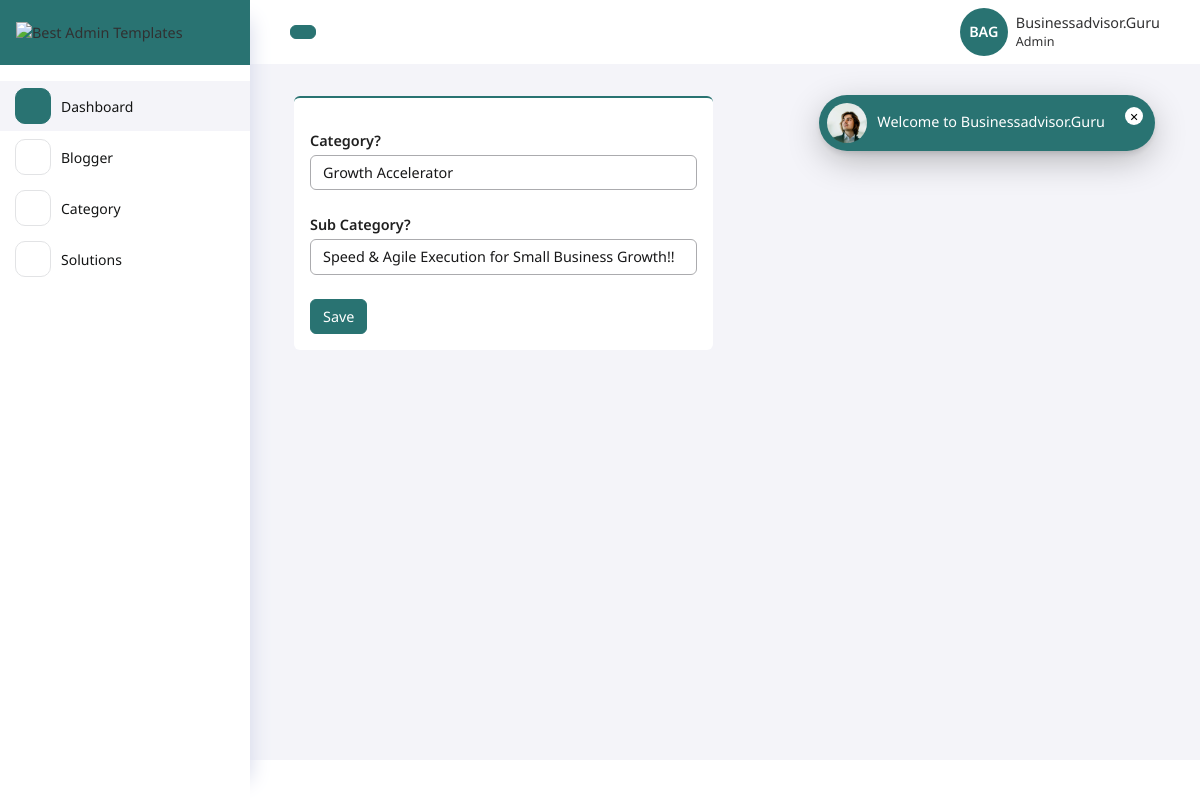
The page /admin/editCate.php?edit_id=4 (signed in) on the database its author committed.
### tables this page shows
CREATE TABLE `category` (
  `id` int(11) NOT NULL,
  `category` varchar(100) NOT NULL,
  `sub_category` varchar(100) NOT NULL,
  `uniqid` varchar(100) NOT NULL,
  `created_at` datetime NOT NULL
);

### libs/Operations.class.php (called while the page is built, shortened)
<?php
class Operations
{
    public static function getEditCate()
    {
        $getID = (int)$_GET['edit_id'];
        $conn = Database::getConnect();
        $sql = "SELECT * FROM `category` WHERE `id` = '$getID'";
        $result = $conn->query($sql);
        return $result ? $result->fetch_assoc() : null;
    }
}
?>

### admin/editCate.php (the view, shortened to what this page needs)
<?php
    $cate = Operations::getEditCate();
?>
<!DOCTYPE html>
<html lang="en">
    <head>
        <?php include "temp/head.php" ?>
    </head>
    <body>
        <div class="page-wrapper">
            <div class="main-container">
                <?php include "temp/sideheader.php" ?>
                <div class="app-container">
                    <?php include "temp/header.php" ?>
                    <div class="app-body">
                        <div class="container-fluid">
                            <div class="row">
                                <div class="col-sm-12 col-md-8 col-lg-6">
                                    <div class="card">
                                        <div class="card-body">
                                            <form method="POST">
                                                <div class="form-group mb-4">
                                                    <label class="form-label">Category?</label>
                                                    <input type="text" class="form-control" name="category" value="<?= $cate['category'] ?>" required>
                                                </div>
                                                <div class="form-group mb-4">
                                                    <label class="form-label">Sub Category?</label>
                                                    <input type="text" class="form-control" name="sub" value="<?= $cate['sub_category'] ?>" required>
                                                </div>
                                                <button type="submit" name="submit" class="btn btn-primary">Save</button>
                                            </form>
                                        </div>
                                    </div>
                                </div>
                            </div>
                        </div>
                    </div>
                </div>
            </div>
        </div>
    </body>
</html>

### rows shown on the page
category: category "Growth Accelerator", sub "Speed & Agile Execution for Small Business Growth!!"
